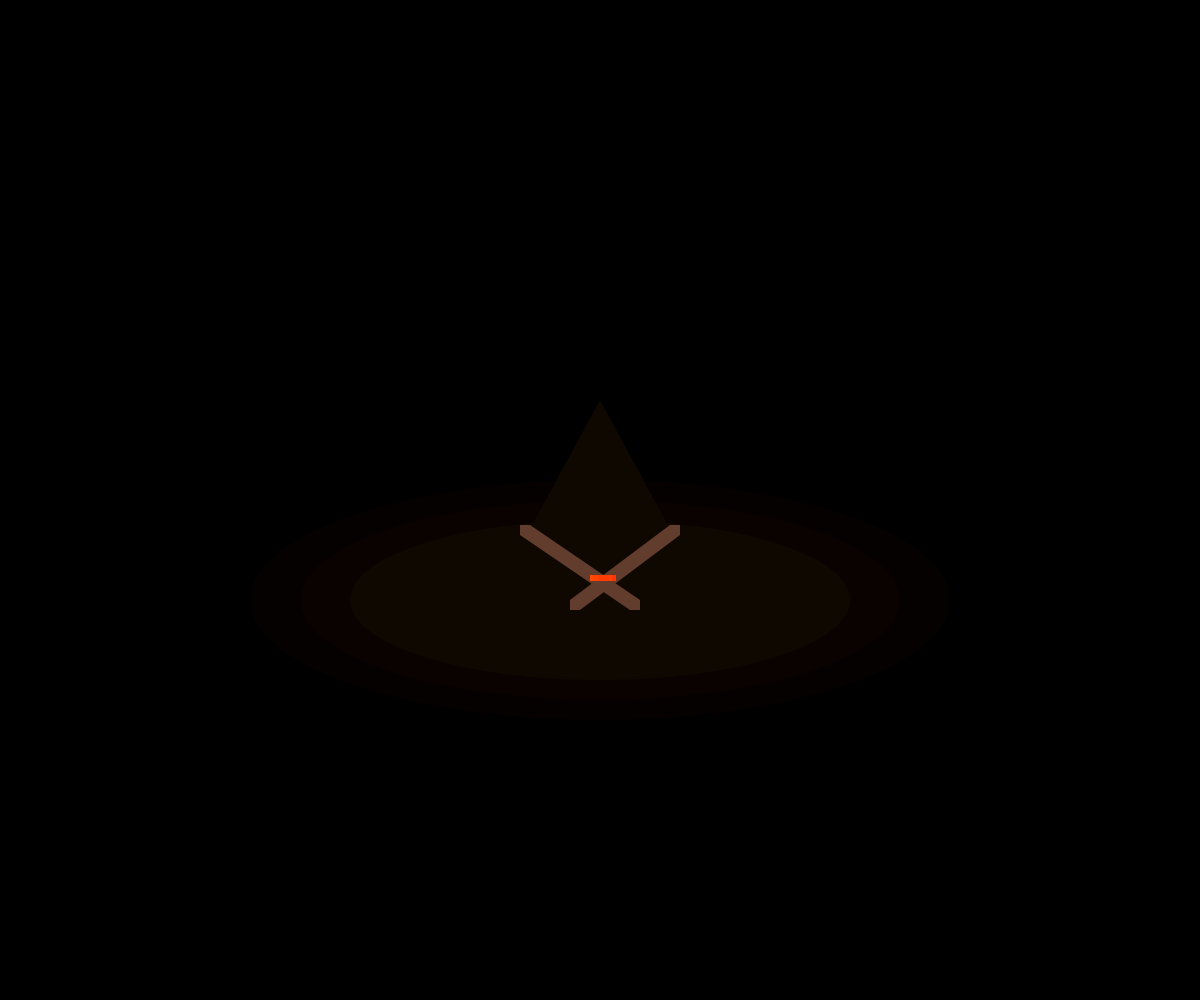
Frame 1 (no input)
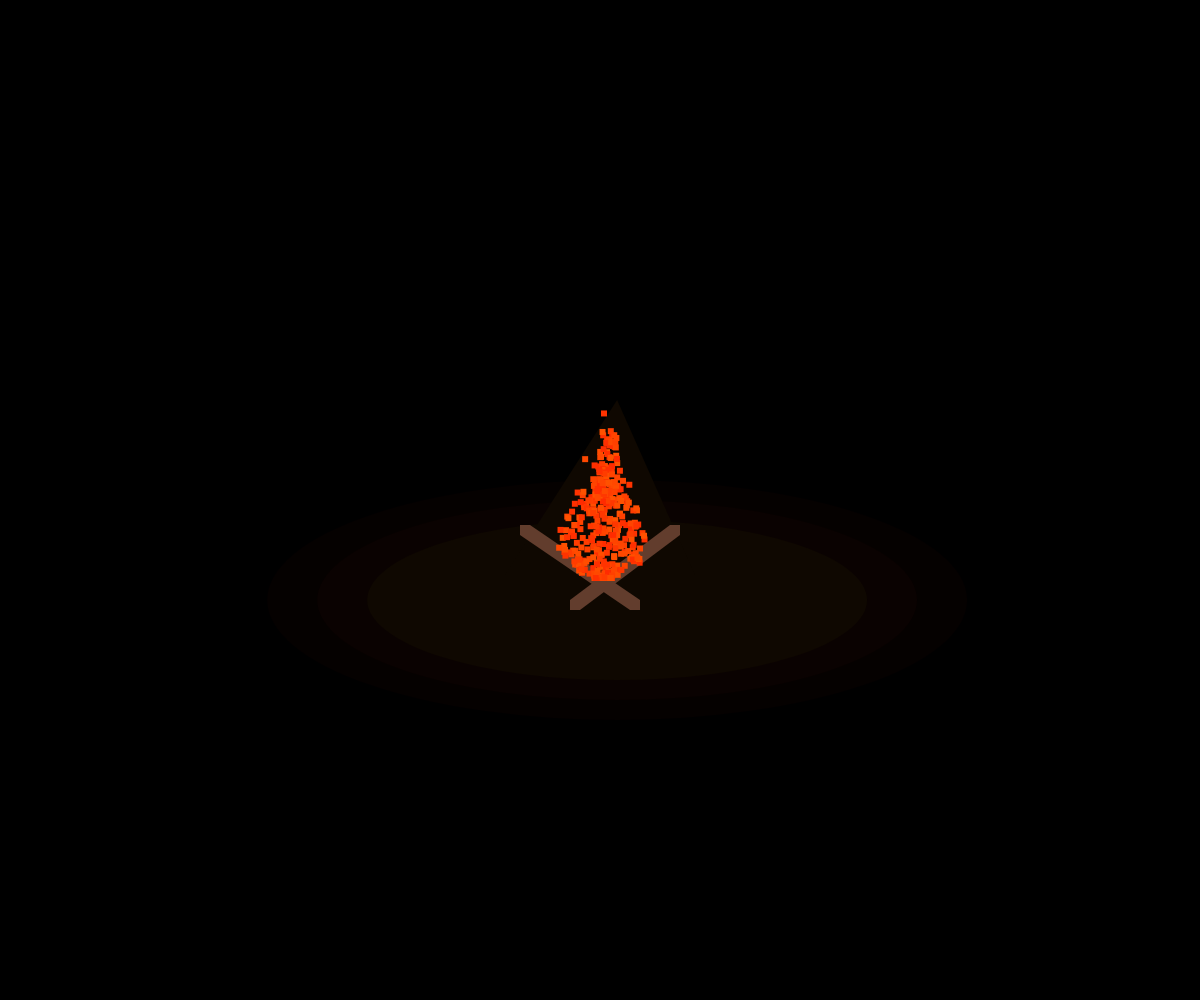
Frame 60 (no input)
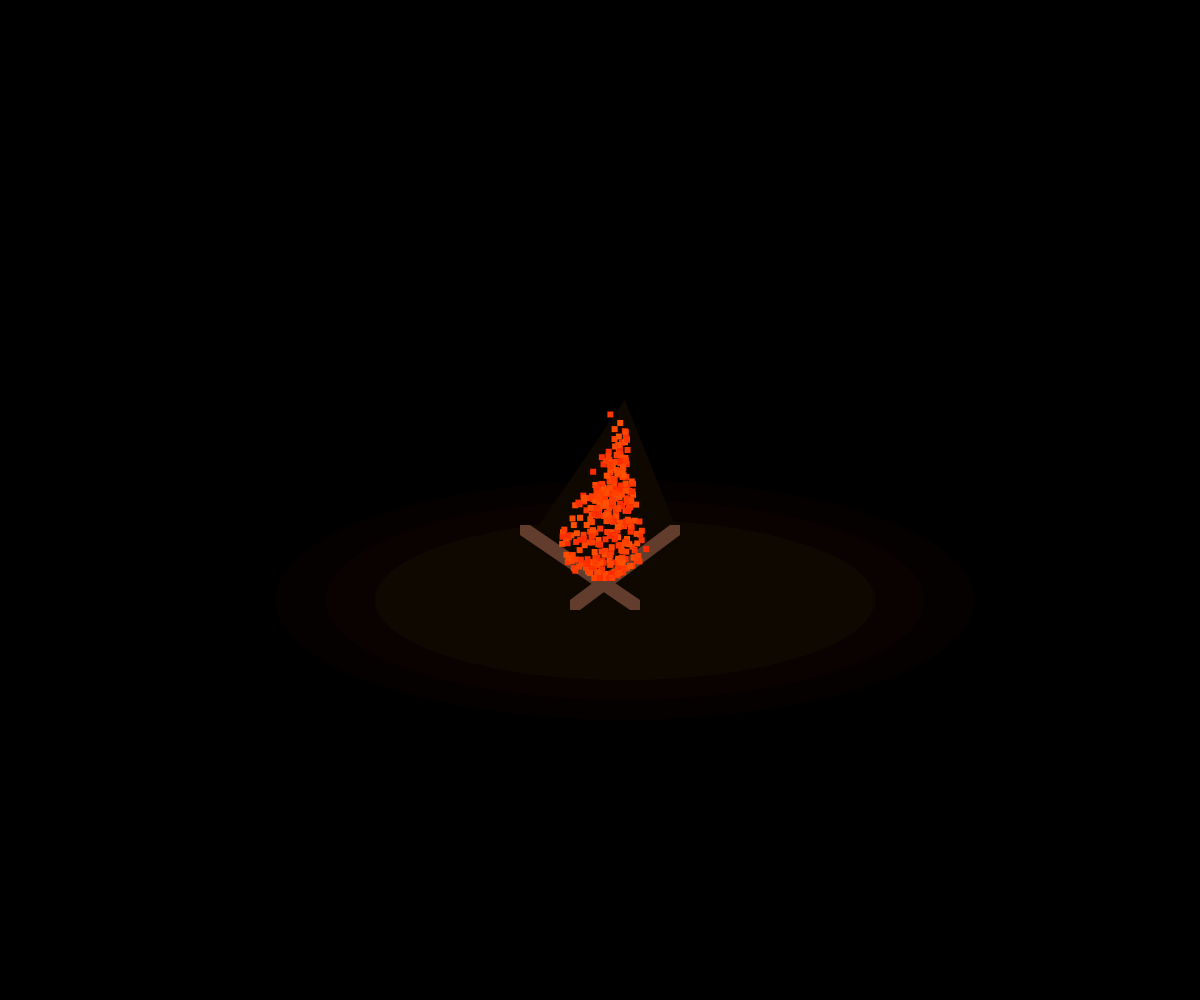
Frame 120 (the mouse pressed at the canvas centre since frame 60)

The p5.js sketch that drew these frames (run headless with seeded random() and noise() and a simulated clock; from frame 60 on, the mouse is pressed at the canvas centre):

// p5.js sketch
// ── sketch.js
/* 
 * by @frfernandez 
 * https://github.com/frfernandezdev/hexagon-illusion
 * 
 */ 
const particles = Array(365);
const matrixEdge = [
	[[-10, 10], 75],
	[[-95, 95], 50],
	[[-25, 25], -10],
	[0x4e2, [-10, -100]] // -1 oscilation
];
var WM, HM;
var delimited=0;
var stop=false;

function setup() {
	createCanvas(windowWidth, windowHeight);
	
	// canvas center
	WM = width/2;
	HM = height/2;
	
	background(0);
	colorMode(HSL);
	noStroke();
	ellipseMode(RADIUS);

	for (let i=0; i < particles.length; i++)
		particles[i] = new Dot();	

	frameRate(30);
	

};

function draw() {
	background(0);

	translate(WM, HM);
	

	shadow();
	wood();

	for (let i=0; i < particles.length; i++) {
		const dot = particles[i];
		dot.show();
		if (dot.t > 1) {
			if (!stop)
				dot.reset();
			delimited++;
		}

		if (delimited > 50) {
			delimited=0;
			t++;
		}
	}
};

function mouseClicked() {
	stop = !stop; // stop flame	
};

function windowResized() {
	// canvas center
	WM = width/2;
	HM = height/2;

	resizeCanvas(windowWidth, windowHeight);
};

class Dot {
	constructor() {
	// coords
		this.x = 0;
		this.y = 0;
		
		// measures
		this.w = 6;
		this.h = 6;

 		this.speed = random(.01, .09);
		this.t = 0;
		
		this.color = color(floor(random(10, 20)), 100, 50);

		this.coords = [];
		this._coords();
	}
	// coords of cubic bezier
	_coords() {
		for (const part of matrixEdge) {
			const [x, y] = part;
			
			let _x, _y;
			_x = x;
			_y = y;
			
			if (isArray(x))
				_x = random(...x);
			if (isArray(y))
				_y = random(...y);

			if (x === 0x4e2)
				_x = oscilation();
			if (y === 0x4e2)
				_y = oscilation();
			
			this.coords.push(createVector(_x, _y));
		}
	}
	show() {
		this.cubic_bezier();
		this.t += this.speed;
		
		fill(this.color);
		rect(this.x, this.y, this.w, this.h);
	}
	reset() {
		this.coords = [];
		this._coords();
		this.speed = random(.01, .09);
		this.t=0;
	}
	cubic_bezier() {
		const { x , y } = cubic_bezier(...this.coords, this.t);

		this.x = x;
		this.y = y;
	}
};


function shadow() {
	if (!stop){
		fill(12, 90, 1);
		ellipse(oscilation(), 100, 350, 120);
		fill(12, 90, 2);
		ellipse(oscilation(), 100, 300, 100);
		fill(30, 90, 3);
		ellipse(oscilation(), 100, 250, 80);
		fill(30, 90, 3);
		triangle(oscilation(), -100, -95, 75, 95, 75);
	}
};

function wood() {
	push();
	translate(-30,100);
	fill(18, 37, 28);
	beginShape();
	vertex(0,0);
	vertex(100, -75);
	vertex(110, -75);
	vertex(110, -65);	
	vertex(10,10);
	vertex(0,10);
	endShape(CLOSE);
	pop();
		
	push();
	translate(30,100);
	fill(18, 37, 28);
	beginShape();
	vertex(10,0);
	vertex(-100, -75);
	vertex(-110, -75);
	vertex(-110, -65);
	vertex(0,10);
	vertex(10,10);
	endShape(CLOSE);
	pop();
};

function cubic_bezier(v1, v2, v3, v4, t) {
	let ax, bx, cx,
		ay, by, cy;
	let squared, cubed;
	let result = {};

	cx = 3 * (v2.x - v1.x);
	bx = 3 * (v3.x - v2.x) - cx;
	ax = v4.x - v1.x - cx - bx;

	cy = 3 * (v2.y - v1.y);
	by = 3 * (v3.y - v2.y) - cy;
	ay = v4.y - v1.y - cy - by;

	squared = t * t;
	cubed = squared * t;

	result.x = (ax * cubed) + bx * squared + cx * t + v1.x;
	result.y = (ay * cubed) + by * squared + cy * t + v1.y;

	return result;
};

let t=0;
function oscilation() {
	const amp = 25;
	const period = 100;
	return amp * Math.sin(t * TWO_PI / period);
};

function isArray(x) {
	return Array.isArray(x);
};

function floor(x) {
	return Math.floor(x);
};
